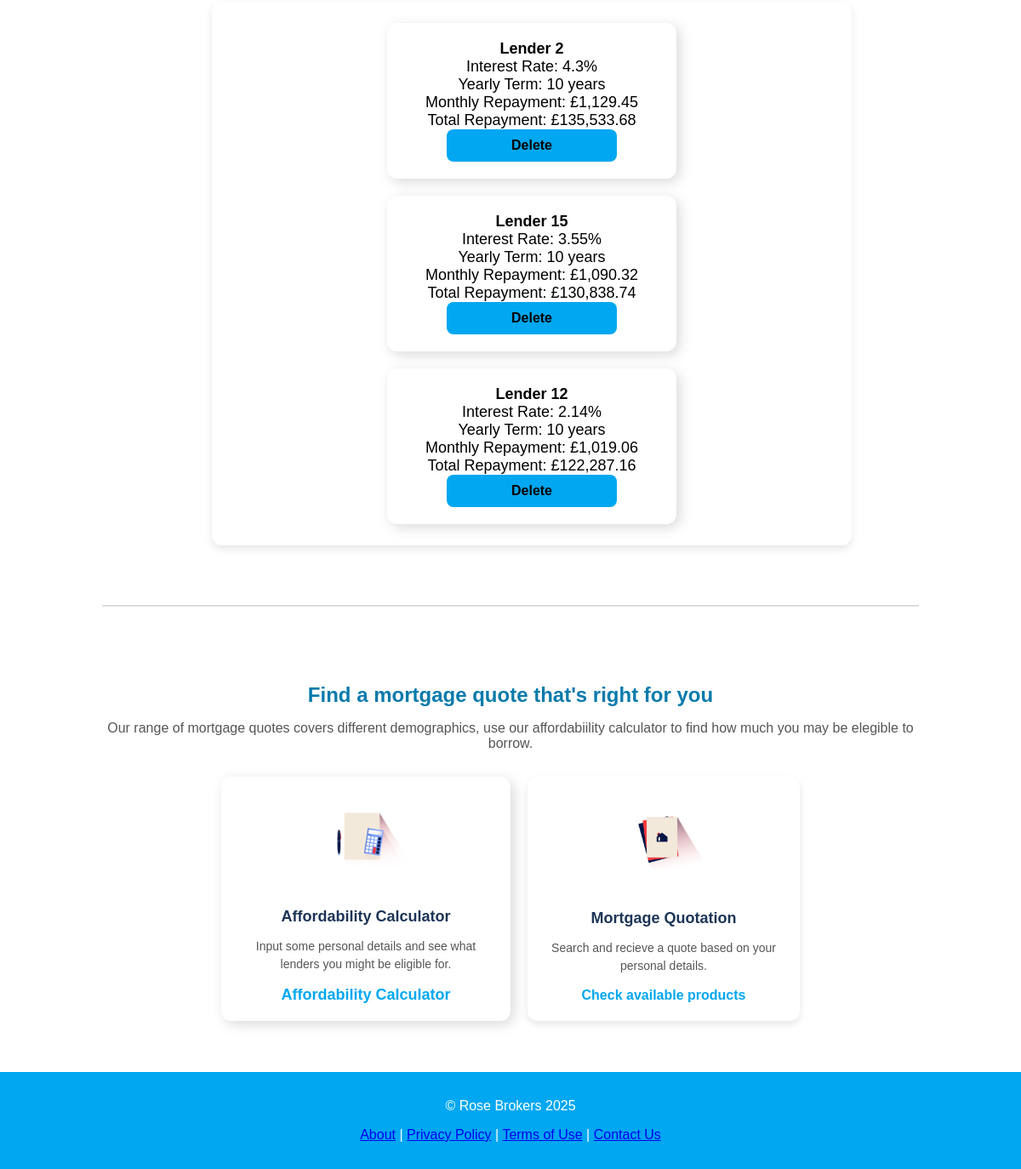
The page /dashboard.php (signed in, lower part) on the database as committed earlier.
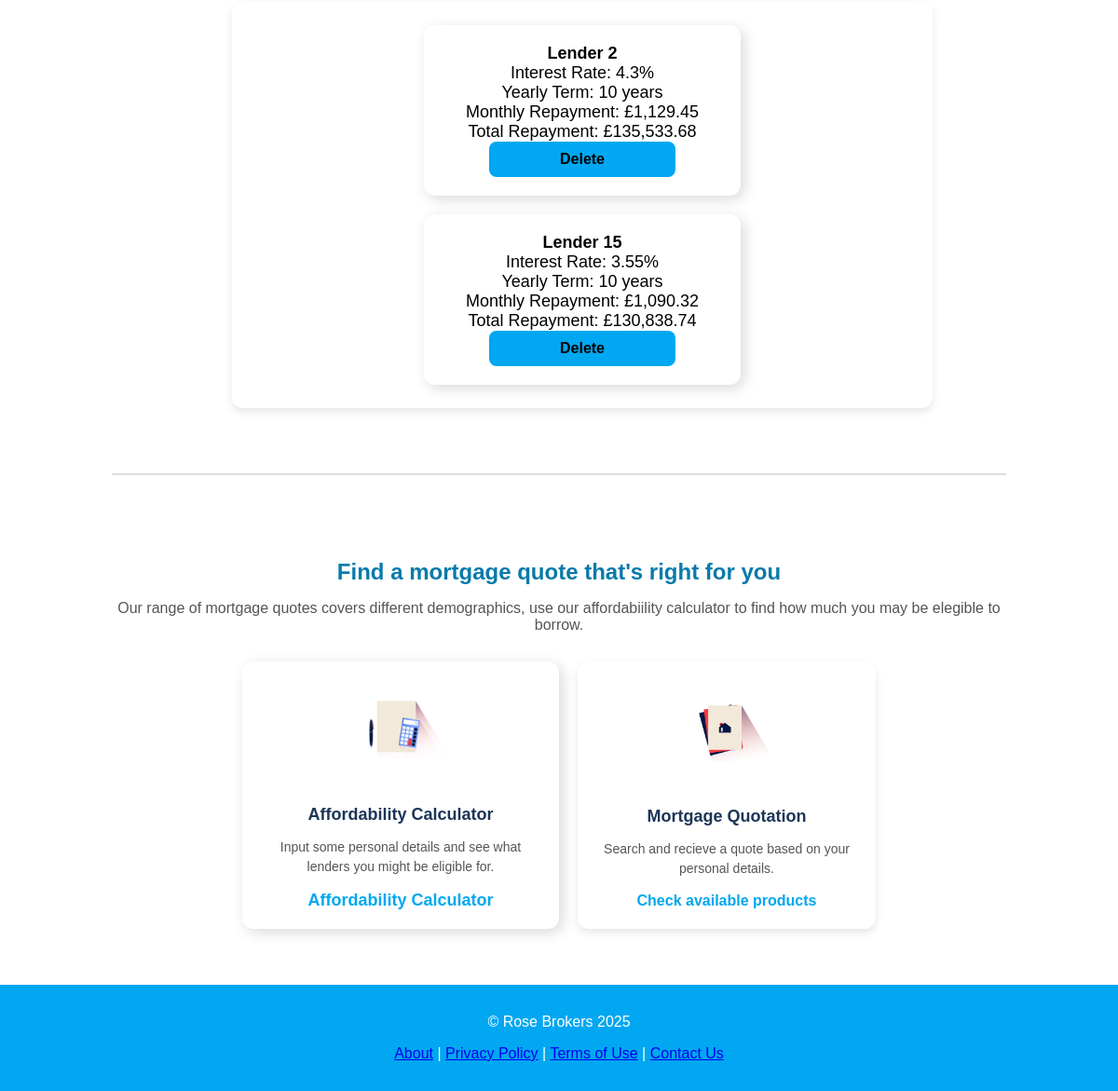
The same page on the database as committed later.
### tables this page shows
CREATE TABLE SavedQuotes (
    QuoteId INTEGER PRIMARY KEY AUTOINCREMENT,
    UserId INTEGER NOT NULL,
    ProductId INTEGER NOT NULL,
    MortgageLength INTEGER,
    InterestAnnually NUMERIC,
    MonthlyRepayment NUMERIC,
    AmountPaidBack NUMERIC,
    CreatedAt TEXT DEFAULT CURRENT_TIMESTAMP,
    FOREIGN KEY (UserId) REFERENCES Users(UserId),
    FOREIGN KEY (ProductId) REFERENCES Product(ProductId)
);

CREATE TABLE "Product" (
	"ProductId"	INTEGER,
	"Lender"	TEXT,
	"InterestRate"	REAL,
	"MortgageTerm"	INTEGER,
	"MinIncome"	INTEGER,
	"MinCreditScore"	INTEGER,
	"EmploymentType"	TEXT,
	"MinAge"	INTEGER,
	PRIMARY KEY("ProductId" AUTOINCREMENT)
);

### dashboard.php (the view, shortened to what this page needs)
<?php
require 'db.php';
require 'headerFooter.php';
$user_id = $_SESSION['user_id'];
$savedStmt = $conn->prepare("
  SELECT
    SQ.QuoteId,
    P.Lender,
    SQ.InterestAnnually,
    SQ.MortgageLength,
    SQ.MonthlyRepayment,
    SQ.AmountPaidBack
  FROM SavedQuotes SQ
  JOIN Product P ON SQ.ProductId = P.ProductId
  WHERE SQ.UserId = ?
");
$savedStmt->execute([$user_id]);
$savedQuotes = $savedStmt->fetchAll(PDO::FETCH_ASSOC);
?>
<!DOCTYPE html>
<html lang="en">
<head>
  <link rel="stylesheet" href="/css/global.css" />
</head>
<body>
  <section class="saved-section">
    <div class="saved-section__content">
      <?php if (count($savedQuotes) > 0): ?>
        <?php foreach ($savedQuotes as $quote): ?>
          <div class="card card--mortgage">
            <div>
              <strong><?= htmlspecialchars($quote['Lender']) ?></strong><br>
              Interest Rate: <?= rtrim(rtrim(number_format($quote['InterestAnnually'], 2, '.', ''), '0'), '.') ?>%<br>
              Yearly Term: <?= $quote['MortgageLength'] ?> years<br>
              Monthly Repayment: £<?= number_format($quote['MonthlyRepayment'], 2) ?><br>
              Total Repayment: £<?= number_format($quote['AmountPaidBack'], 2) ?><br>
              <form method="POST" action="dashboard.php" onsubmit="return confirm('Are you sure you want to delete this quote?');">
                <button type="submit" class="btn btn--login">Delete</button>
              </form>
            </div>
          </div>
        <?php endforeach; ?>
      <?php else: ?>
        <p class="saved-section__text">You haven't saved any quotes yet.</p>
      <?php endif; ?>
    </div>
  </section>
  <hr class="divider" />
  <section class="mortgage-options">
      <h2 class="mortgage-options__title">
        Find a mortgage quote that's right for you
      </h2>
      <p class="mortgage-options__subtitle">
        Our range of mortgage quotes covers different demographics, use our affordabiility calculator to find how much you may be elegible to borrow.
      </p>
      <div class="options-container">
        <div class="card card--mortgage">
          <img src="images/Calculator.png" alt="Calculator Logo" />
          <h4 class="card__title">Affordability Calculator</h4>
          <p class="card__description">
            Input some personal details and see what lenders you might be
            eligible for.
          </p>
          <a class="card__link" href="/affordability.php"
            >Affordability Calculator</a
          >
        </div>
      <div class="card card--repayments">
        <img src="images/Home mortgage.png" alt="Calculator Logo" />
        <h4 class="card__title">Mortgage Quotation</h4>
        <p class="card__description">
          Search and recieve a quote based on your personal details.
          </p>
        <a class="card__link" href="/quotation.php">Check available products</a>
      </div>
      </div>
  </section>
  <?php render_footer() ?>
</body>
</html>

### headerFooter.php (shortened to what this page needs)
<?php
function render_footer(){
    $footer = '    <footer class="footer">
      <p class="footer__text">© Rose Brokers 2025</p>
        <a href="/about.php">About</a> |
        <a href="/privacy.php">Privacy Policy</a> |
        <a href="/terms.php">Terms of Use</a> |
        <a href="/contact.php">Contact Us</a>
      </p>
    </footer> ';
    echo $footer;
}
?>

### css/global.css (style rules this page uses)
body { font-family: Arial, sans-serif; margin: 0; padding: 0; background-color: white; }
.saved-section { text-align: center; justify-content: center; align-items: center; padding: 20px 10%; }
.saved-section__content { background-color: #fff; text-align: center; border-radius: 12px; padding: 25px 40px; max-width: 450px; box-shadow: 0px 4px 10px rgba(0, 0, 0, 0.1); margin-right: -50px; z-index: 2; }
.divider { border: 1px solid #ddd; margin: 50px 10%; }
.mortgage-options { text-align: center; padding: 20px 10%; }
.mortgage-options__title { color: #077aab; font-size: 24px; font-weight: bold; margin-bottom: 5px; }
.mortgage-options__subtitle { font-size: 16px; color: #555; margin-bottom: 30px; }
.options-container { display: flex; justify-content: center; gap: 20px; }
.card { background-color: white; border-radius: 12px; padding: 20px; width: 280px; box-shadow: 0px 4px 8px rgba(0, 0, 0, 0.1); text-align: center; transition: transform 0.3s ease-in-out; }
.card__title { font-size: 18px; color: #1d3557; margin-bottom: 10px; }
.card img { width: 100px; height: auto; margin: 20px 0; }
.card__description { font-size: 14px; color: #555; line-height: 1.5; margin-bottom: 15px; }
.card__link { color: #01A7F0; text-decoration: none; font-weight: bold; }
.btn { padding: 12px; border: none; border-radius: 8px; font-size: 16px; cursor: pointer; width: 100%; }
.btn--login { background-color: #01A7F0; color: black; font-weight: bold; border-color: black; border-width: 5px; }
.footer { background-color: #01A7F0; color: white; text-align: center; padding: 15px; margin-top: 40px; }

### dashboard.php (style rules this page uses)
.saved-section { display: flex; flex-direction: column; align-items: center; text-align: center; width: 80%; }
.saved-section__content { display: flex; flex-wrap: wrap; justify-content: center; align-items: center; gap: 20px; width: 70%; max-width: 1200px; }
.card--mortgage { width: 300px; padding: 20px; background-color: #ffffff; border-radius: 12px; box-shadow: 4px 4px 15px rgba(0, 0, 0, 0.15); text-align: center; font-size: 18px; }
.card--mortgage button { font-size: 16px; padding: 10px 20px; width: 100%; max-width: 200px; }

Rows that differ between the two databases and show on the page:
removed savedquotes: ProductId.Lender "Lender 12", InterestAnnually "2.14", MortgageLength "10", MonthlyRepayment "1,019.06", AmountPaidBack "122,287.16"
